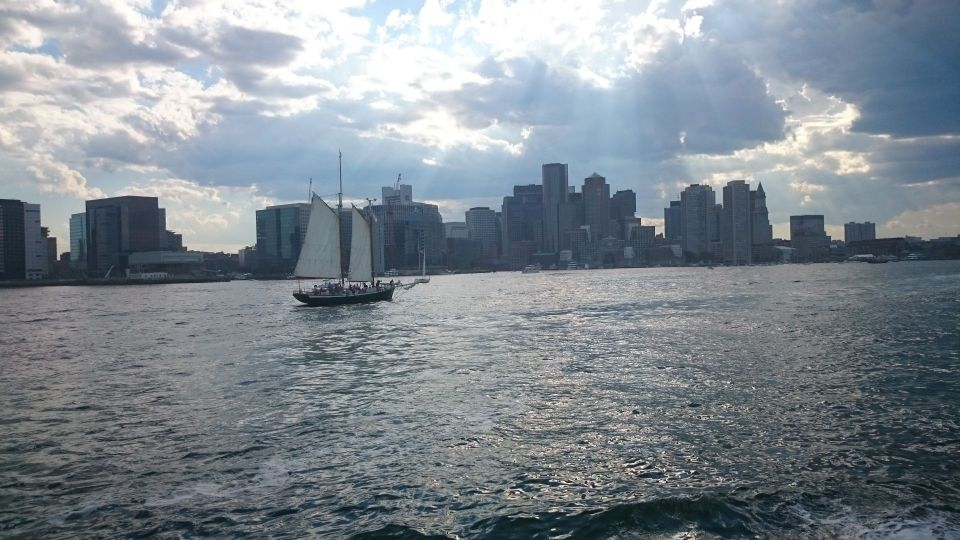
#> input picture hw4/img/pair1/1.JPG, 960 x 540 px, found by its file name
$ python hw10_task1.py   (older library calls are emulated)
#> lines starting #> are read from the running program, lines starting #| are printed output that depends on the picture
import numpy as np
import cv2
from scipy.linalg import null_space
import matplotlib.pyplot as plt
from scipy import optimize
from skimage import io
from pylab import *
from math import *
from scipy import signal
from scipy.optimize import least_squares


# ======================================================================================================================
# read images
point = ['1', '2', '3', '4', '5', '6', '7', '8']
img1 = io.imread('/content/1.jpg')
#> img1 is the input picture: shape (540, 960, 3); mean R, G, B 128.1, 137.3, 145
interest_pt1 = np.array([[780, 1078], [2453, 463], [3268, 844], [1507, 1792], [950, 1763], [3084, 1474], [1588, 2486], [2392, 960]])
# [7 lines of commented-out code are left out]

img2 = io.imread('/content/2.jpg')
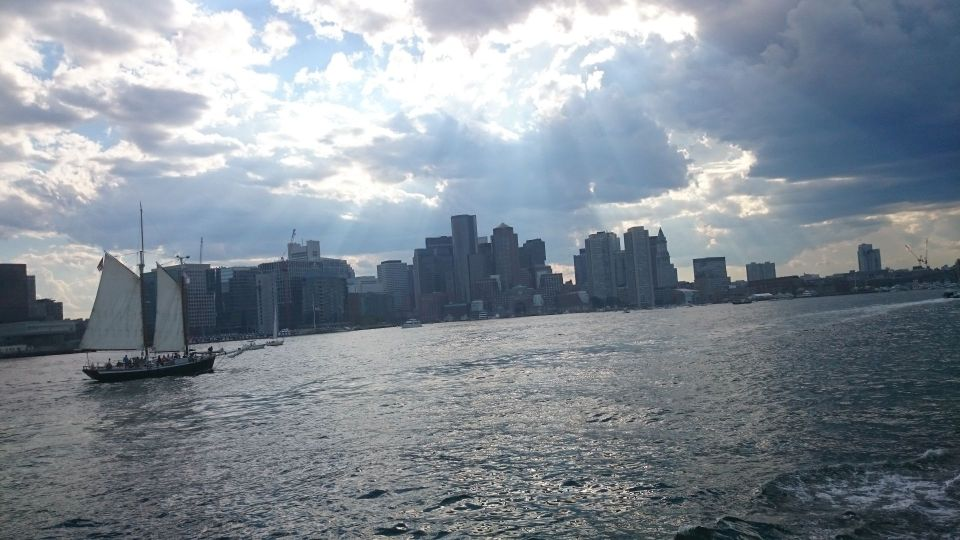
#> input picture hw4/img/pair1/2.JPG, 960 x 540 px, found by its file name
#> img2 is the input picture: shape (540, 960, 3); mean R, G, B 130.6, 140.1, 149.5
interest_pt2 = np.array([[906, 1148], [2522, 444], [3416, 809], [1822, 1887], [1063, 1850], [3201, 1453], [1843, 2588], [2568, 964]])
# [7 lines of commented-out code are left out]

w, h, d = img1.shape
#> w = 540; h = 960; d = 3
pts1 = interest_pt1
pts2 = interest_pt2
img = np.hstack((img1, img2))
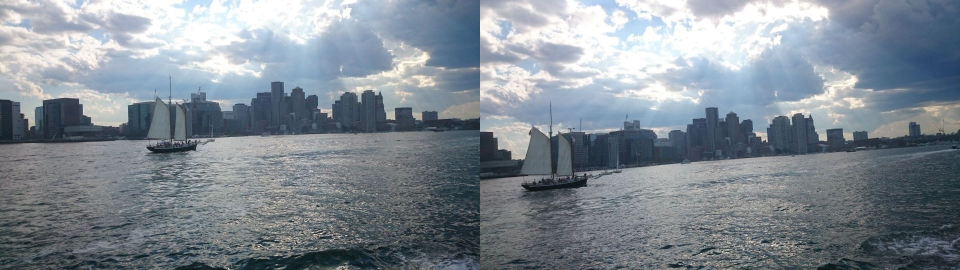
#> img: shape (540, 1920, 3) (shown at 1/2 size); mean R, G, B 129.3, 138.7, 147.3
for i in range(len(point)):
    pt1 = np.array(pts1[i])
    pt2 = np.array([pts2[i][0] + h, pts2[i][1]])
    cv2.line(img, tuple(pt1), tuple(pt2), (255, 0, 255), 5)
    cv2.circle(img, tuple(pt1), 20, (0, 255, 255), 20)
    cv2.circle(img, tuple(pt2), 20, (0, 255, 255), 20)
plt.imshow(img, cmap='gray')
plt.axis('off')
plt.show()
plt.clf()


def normalize_pt(pts):
    mu_x = np.mean(pts[:, 0])
    mu_y = np.mean(pts[:, 1])
    dist_x = (pts[:, 0] - mu_x) ** 2
    dist_y = (pts[:, 1] - mu_y) ** 2
    dist = np.sqrt(dist_x + dist_y)
    mu = np.sum(dist) / len(pts)
    scale = np.sqrt(2) / mu
    T = np.array([[scale, 0, -scale * mu_x], [0, scale, -scale * mu_y], [0, 0, 1]])
    new_pts = []
    for i in range(len(pts)):
        new_pts.append(np.matmul(T, [pts[i][0], pts[i][1], 1]))

    return T, np.array(new_pts)


def calculate_fund_mat(pts1, pts2, T1, T2):
    A = []
    for i in range(len(pts1)):
        A.append(np.array([pts2[i][0]*pts1[i][0], pts2[i][0]*pts1[i][1], pts2[i][0], pts2[i][1]*pts1[i][0],
                           pts2[i][1]*pts1[i][1], pts2[i][1], pts1[i][0], pts1[i][1], 1.0]))
    u, s, vh = np.linalg.svd(A)
    F = vh[-1, :].reshape(3, 3)
    # print(F)
    # rank constraint
    u, s, vh = np.linalg.svd(F)
    s = [s[0], s[1], 0]
    F = np.dot(u * s, vh)
    # de-normalize
    F = np.matmul(np.matmul(T2.T, F), T1)

    return F


# ===================== normalize the point =====================
T1, norm_pt1 = normalize_pt(pts1)
T2, norm_pt2 = normalize_pt(pts2)
# ===================== calculate fund mat =====================
F = calculate_fund_mat(norm_pt1, norm_pt2, T1, T2)
print('Fundamental Matrix:', F)
print('Rank of Fundamental Matrix:', np.linalg.matrix_rank(F))
# ===================== calculate the null vectors =====================
e = null_space(F) / null_space(F)[2]
print('The left epipoles is:', e.T)
e_prime = null_space(F.T) / null_space(F.T)[2]
print('The right epipoles is:', e_prime.T)
# ===================== calculate the canonical configuration =====================
P = np.hstack((np.eye(3), np.zeros((3, 1))))
print(P)
e_prime_x = [[0, -e_prime[2], e_prime[1]], [e_prime[2], 0, -e_prime[0]], [-e_prime[1], e_prime[0], 0]]
#> (the run stopped early here; a loop or call above may not have finished)
